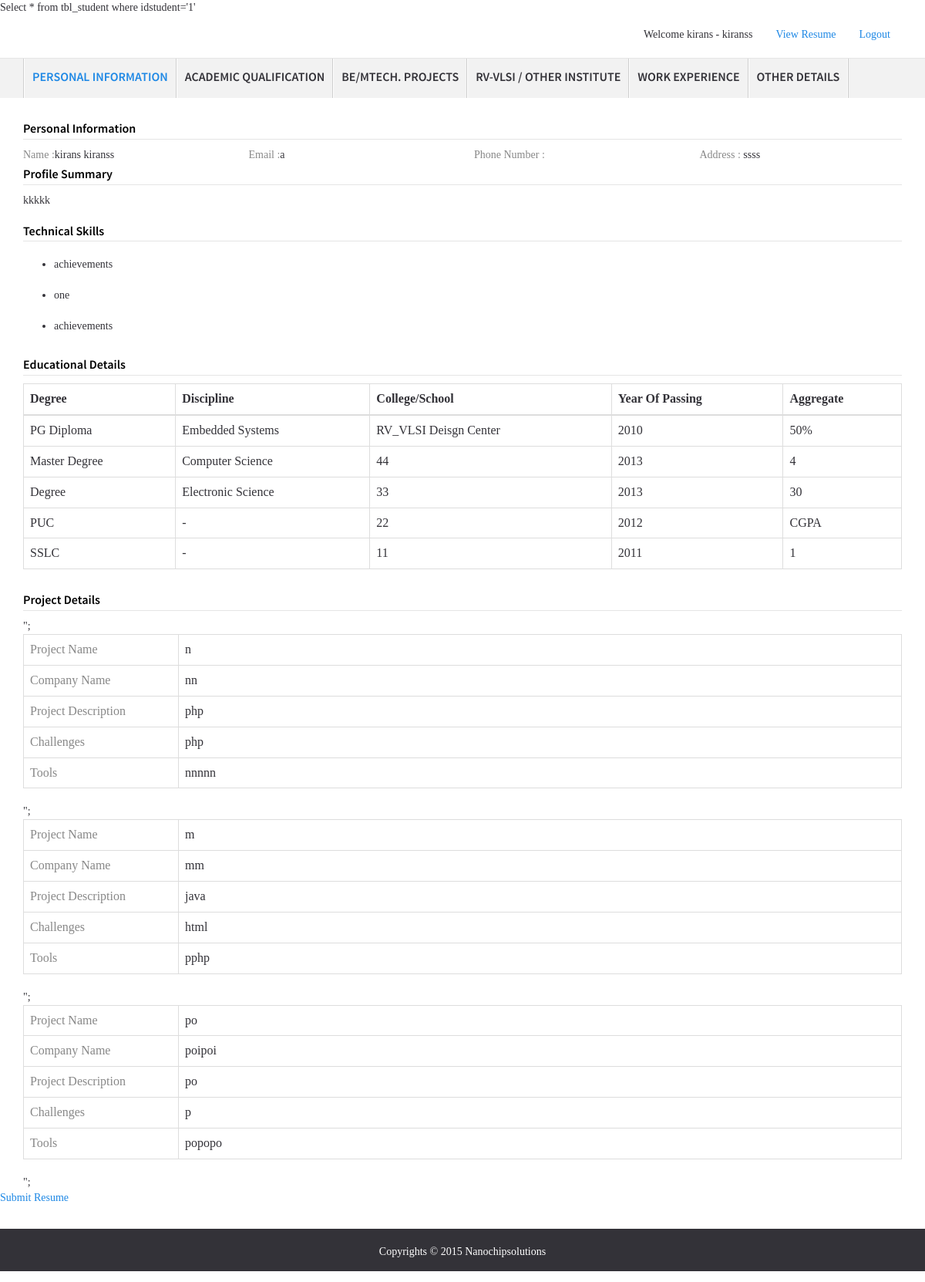
The app's page /viewResume.php (signed in), older data.
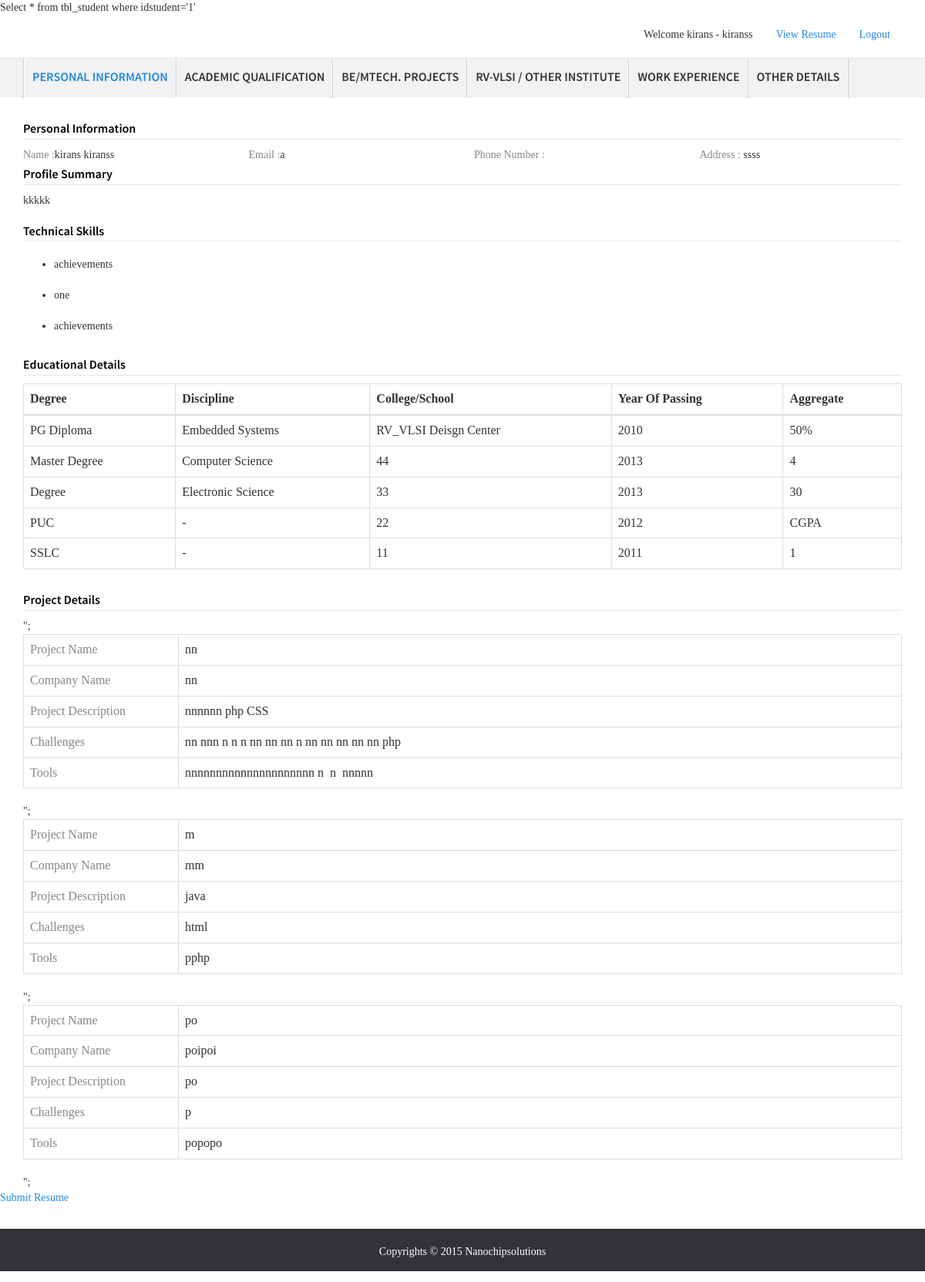
The same page, newer data.
### tables this page shows
CREATE TABLE IF NOT EXISTS `tbl_academicproject` (
  `idacademicproject` bigint(20) NOT NULL AUTO_INCREMENT,
  `project_title` varchar(255) NOT NULL,
  `college_name` varchar(255) NOT NULL,
  `time_duration` varchar(255) NOT NULL,
  `role` varchar(255) NOT NULL,
  `team_size` varchar(5) NOT NULL,
  `project_description` text NOT NULL,
  `tools_used` text NOT NULL,
  `challenges` text NOT NULL,
  `idstudent` bigint(20) NOT NULL,
  PRIMARY KEY (`idacademicproject`)
);

### viewResume.php (the view, shortened to what the changed rows need)
<?php
$idstudent = $_SESSION['idstudent'];
$profileInformationSql = mysql_query("Select * from tbl_student where idstudent='$idstudent'");
while($row = mysql_fetch_assoc($profileInformationSql))
{
    $career_objective = $row['career_objective'];
}
$academicSql = mysql_query("Select * from tbl_academicproject where idstudent=$idstudent");
$i=0;
while($row = mysql_fetch_assoc($academicSql))
{
    $academicArray[$i]['project_title'] = $row['project_title'];
    $academicArray[$i]['college_name'] = $row['college_name'];
    $academicArray[$i]['time_duration'] = $row['time_duration'];
    $academicArray[$i]['project_description'] = $row['project_description'];
    $academicArray[$i]['tools_used'] = $row['tools_used'];
    $academicArray[$i]['challenges'] = $row['challenges'];
    $i++;
}
$companySql = mysql_query("Select * from tbl_companyproject where idstudent=$idstudent");
$i=0;
while($row = mysql_fetch_assoc($companySql))
{
    $companyArray[$i]['project_title'] = $row['project_title'];
    $companyArray[$i]['company_name'] = $row['company_name'];
    $companyArray[$i]['time_duration'] = $row['time_duration'];
    $companyArray[$i]['project_description'] = $row['project_description'];
    $companyArray[$i]['tools_used'] = $row['tools_used'];
    $companyArray[$i]['challenges'] = $row['challenges'];
    $i++;
}
?>
<!DOCTYPE html>
<html lang="en">
  <head>
    <link href="css/bootstrap.min.css" rel="stylesheet">
    <link href="css/main.css" rel="stylesheet">
  </head>
  <body>
  <form action='' method='POST'>
   <?php include('include/header.php');?>
    <?php include('include/nav.php');?>
    <div class="container mar-t30">
    <p class="font16-sm brd-btm">Personal Information</p>
    <div class="row">
    </div>
    <p class="font16-sm brd-btm">Profile Summary</p>
    <p><?php echo $career_objective;?></p>
    <p class="font16-sm brd-btm pad-t10">Technical Skills</p>
<ul class="content-list">
</ul>
<p class="font16-sm brd-btm pad-t10">Educational Details</p>
   <table class="table table-bordered">
      <thead>
          <tr>
              <th>Degree</th>
              <th>Discipline</th>
              <th>College/School</th>
              <th>Year Of Passing</th>
              <th>Aggregate</th>
          </tr>
      </thead>
   </table>
  <p class='font16-sm brd-btm pad-t10'>Project Details</p>";
      <?php for($i=0;$i<count($academicArray);$i++){
           $project_title = $academicArray[$i]['project_title'];
    $college_name = $academicArray[$i]['college_name'];
    $project_description = $academicArray[$i]['project_description'];
    $tools_used = $academicArray[$i]['tools_used'];
    $challenges = $academicArray[$i]['challenges'];?>
          <table class='table table-bordered'>
      <tbody>
          <tr>
              <td width='15%'><span class='font-gray'>Project Name</span></td>
              <td width='70%'> <?php  echo $project_title;?></td>
          </tr>
          <tr>
              <td><span class='font-gray'>Company Name</span></td>
              <td><?php  echo $college_name;?></td>
          </tr>
          <tr>
              <td><span class='font-gray'>Project Description</span></td>
              <td><?php  echo $project_description;?></td>
          </tr>
          <tr>
              <td><span class='font-gray'>Challenges</span></td>
              <td><?php  echo $challenges;?></td>
          </tr>
          <tr>
              <td><span class='font-gray'>Tools</span></td>
              <td><?php  echo $tools_used;?></td>
          </tr>
      </tbody>
   </table> ";
     <?php }?>
      <?php for($i=0;$i<count($companyArray);$i++){
    $idcompanyproject = $companyArray[$i]['idcompanyproject'];?>
          <table class='table table-bordered'>
   </table> ";
     <?php }?>
    </div>
    <div>
    <a href="processResume.php">Submit Resume</a>
    </div>
    <footer class="home-footer">
          <div class="container">
          </div>
    </footer>
  </body>
</html>

Row changes from the older to the newer data that the page shows:
changed tbl_academicproject "nn": project_title "n" → "nn"; project_description "php" → "nnnnnn php CSS"; challenges "php" → "nn nnn n n n nn nn nn n nn nn nn nn nn php"; tools_used "nnnnn" → "nnnnnnnnnnnnnnnnnnnnn n n nnnnn"
